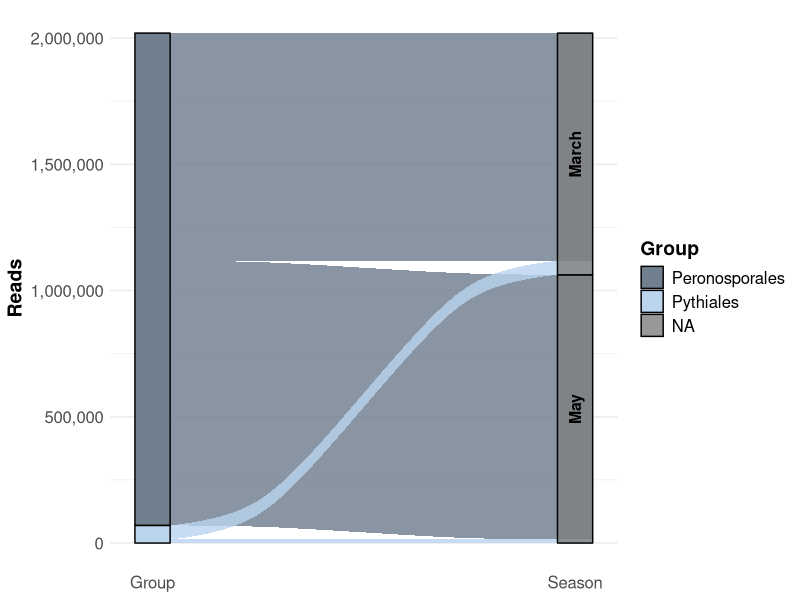
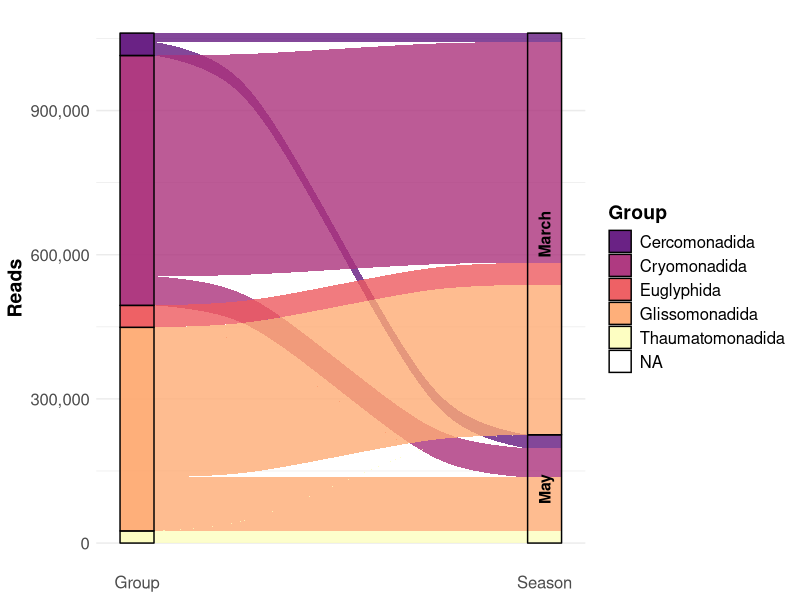
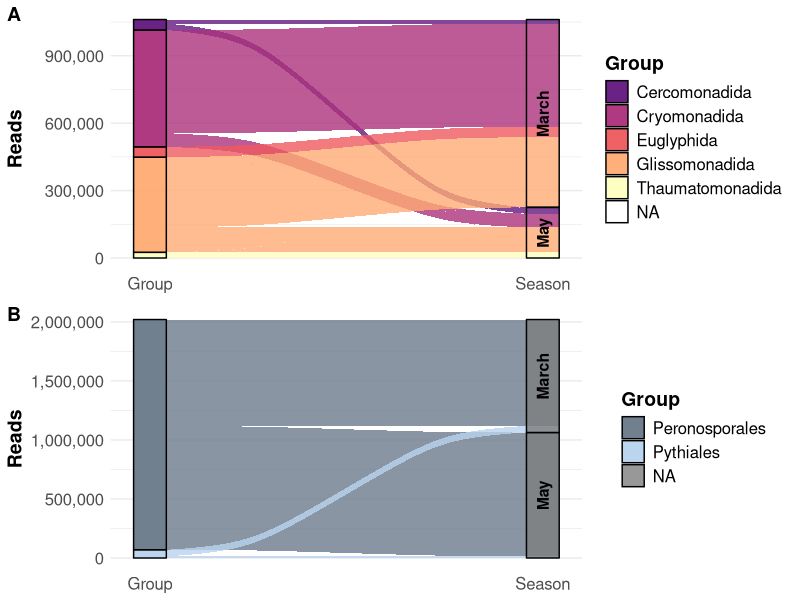

R code for these plots, in order:
## ---- chunk 1
knitr::opts_chunk$set(echo = TRUE)
## ---- chunk 2
rm(list = ls())

library(ggplot2)
library(ggpubr)
library(ggalluvial)

OTU_Table = as.data.frame(read.csv("../00_Data/Oomycota/05_Oomycota_OTU_Table_new_min-freq-20617_min-feat-5_transposed_withMetadata.tsv", 
                     header = T, 
                     sep = "\t", 
                     stringsAsFactors = T))
SampleMetadata = OTU_Table[,1:5]
Stratum = SampleMetadata$Stratum
Season = SampleMetadata$Season
OTU_Table = OTU_Table[,6:ncol(OTU_Table)]
species = as.matrix(OTU_Table)

TAX = as.data.frame(read.csv("../00_Data/Oomycota/04_Oomycota_filtered_NCBI-nt_blasted_sorted_BestHit_TaxonomyTable_Oomycetes_sequences_vsearch-ITS1-BestHit_AnnotationRefined_NoPipe.tsv", 
                    header = F, 
                    sep = "\t", 
                    stringsAsFactors = T))

Abundances = colSums(OTU_Table)
TAX = cbind(TAX, Abundances)

colnames(TAX) = c("OTU_Number", "Order", "Family", "Genus", "Species", "Reference", "PercentID", "Abundance")
TAX$OTU_ID = paste0("OTU", TAX$OTU_Number, "_", TAX$Species)
TAX$Class = "Oomycota"

AlluvialData = data.frame("Group" = rep(unique(TAX$Order), 2))
AlluvialData$Season = rep(c("March", "May"), each = 4)

## Remove Albuginales and Order_NoHit because of very low abundance

AlluvialData = AlluvialData[AlluvialData$Group != "Albuginales",]
AlluvialData = AlluvialData[AlluvialData$Group != "Order_NoHit",]

summer = function(a, b){
  sum(species[SampleMetadata$Season == a, TAX$Order == b])
}

AlluvialData$Reads = mapply(summer, AlluvialData$Season, AlluvialData$Group)

g = ggplot(AlluvialData, aes(y = Reads, axis1 = Group, axis2 = Season)) +
  geom_alluvium(aes(fill = Group), width = 1/12, alpha = 0.8) + 
  geom_stratum(aes(fill = Group), alpha = 0.8, 
               width = 1/12, color = "black") +
  #geom_text(stat = "stratum", aes(label = after_stat(stratum)), 
  #           size = 3) +
  geom_text(stat = "stratum", aes(label = Season), angle = 90, fontface = "bold", size = 4) +
  scale_x_discrete(limits = c("Group", "Season"), expand = c(.05, .05)) +
  scale_fill_manual(values = colorRampPalette(c("slategray4", "slategray3", "slategray2"))(length(unique(AlluvialData$Group)))) +
  theme_minimal() + 
  scale_y_continuous(label = scales::comma) +
  theme(axis.text=element_text(size=12), 
        axis.title=element_text(size=14, face = "bold"), 
        legend.text = element_text(size = 12), 
        legend.title = element_text(size = 14, face = "bold"), 
        plot.title = element_text(size = 20, face = "bold", hjust = 0.5), 
        panel.grid.major.x = element_blank())

g
## ---- chunk 3
TAX_cerco = read.csv("../00_Data/Cercozoa/04_Cercozoa_OTU_ContingencyTable_filtered_sequences_NCBI-nt_blasted_sorted_BestHit_TaxonomyTable_Cercozoa_sequences_vsearch-V4-BestHit_AnnotationRefined_noPipe.tsv", 
                    header = F, 
                    sep = "\t", 
                    stringsAsFactors = T)
OTU_Table_cerco = as.data.frame(read.csv("../00_Data/Cercozoa/05_Cercozoa_OTU_Table_min-freq-16922_min-feat-5_transposed_withMetadata.tsv",  
                     header = T, 
                     sep = "\t", 
                     stringsAsFactors = T))

SampleMetadata_Cerco = OTU_Table_cerco[,1:5]
OTU_Table_cerco = OTU_Table_cerco[,6:ncol(OTU_Table_cerco)]
species_cerco = as.matrix(OTU_Table_cerco)

Abundances = colSums(OTU_Table_cerco)
TAX_cerco = cbind(TAX_cerco, Abundances)

colnames(TAX_cerco) = c("OTU_Number", "Order", "Family", "Genus", "Species", "PercentID", "Abundance")
TAX_cerco$OTU_ID = paste0("OTU", TAX_cerco$OTU_Number, "_", TAX_cerco$Species)
TAX_cerco$Class = "Cercozoa"


AlluvialData_cerco = data.frame("Group" = rep(unique(TAX_cerco$Order), 2))
AlluvialData_cerco$Season = rep(c("March", "May"), 
                          each = length(unique(TAX_cerco$Order)))

## Remove Cercozoa_XX and Marimonadida because of low abundance
AlluvialData_cerco = AlluvialData_cerco[AlluvialData_cerco$Group != "Marimonadida",]
AlluvialData_cerco = AlluvialData_cerco[AlluvialData_cerco$Group != "Order_NoHit",]

summer_cerco = function(a, b){
  sum(species_cerco[SampleMetadata_Cerco$Season == a, TAX_cerco$Order == b])
}

AlluvialData_cerco$Reads = mapply(summer_cerco, AlluvialData_cerco$Season, AlluvialData_cerco$Group)

g_cerco = ggplot(AlluvialData_cerco, 
                 aes(y = Reads, axis1 = Group, axis2 = Season)) +
  geom_alluvium(aes(fill = Group), width = 1/12, alpha = 0.8) + 
  geom_stratum(aes(fill = Group), width = 1/12, alpha = 0.8, color = "black") +
  #geom_text(stat = "stratum", aes(label = after_stat(stratum)), 
  #           size = 3) +
  geom_text(stat = "stratum", aes(label = Season), angle = 90, fontface = "bold", size = 4, color = "black") +
  scale_x_discrete(limits = c("Group", "Season"), expand = c(.05, .05)) +
  #scale_fill_manual(values = colorRampPalette(c("indianred4", "#fb6a4a", "#fcae91", "#fee5d9"))(length(unique(AlluvialData_cerco$Group)))) +
  scale_fill_viridis_d(option = "magma", begin = 0.3) +
  theme_minimal() + 
  scale_y_continuous(label = scales::comma) +
  theme(axis.text=element_text(size=12), 
        axis.title=element_text(size=14, face = "bold"), 
        legend.text = element_text(size = 12), 
        legend.title = element_text(size = 14, face = "bold"), 
        plot.title = element_text(size = 20, face = "bold", hjust = 0.5), 
        panel.grid.major.x = element_blank())

g_cerco
## ---- chunk 4
combi = ggarrange(g_cerco, g, 
                  labels = c("A", "B"), 
                  ncol = 1, nrow = 2, 
                  common.legend = F, legend = "right", 
                  align = "v", vjust = 1.5) #%>%
  #annotate_figure(fig.lab = "Figure X", fig.lab.face = "bold", 
  #                fig.lab.size = 18, 
  #                top = text_grob("Non-metric multidimensional scaling", 
  #                                face = "bold", size = 20))

#ggsave("NMDSCombined.tif", plot = combi, 
#       device = "tiff", dpi = 600, width = 28, height = 11, 
#       units = "cm")
ggsave("SankeyCombined.png", plot = combi, 
       device = "png", dpi = 300, width = 15, height = 15, 
       units = "cm")
ggsave("SankeyCombined.jpeg", plot = combi, 
       device = "jpeg", dpi = 300, width = 15, height = 15, 
       units = "cm")
ggsave("SankeyCombined.pdf", plot = combi, 
       device = "pdf", dpi = 300, width = 15, height = 15, 
       units = "cm")

combi
